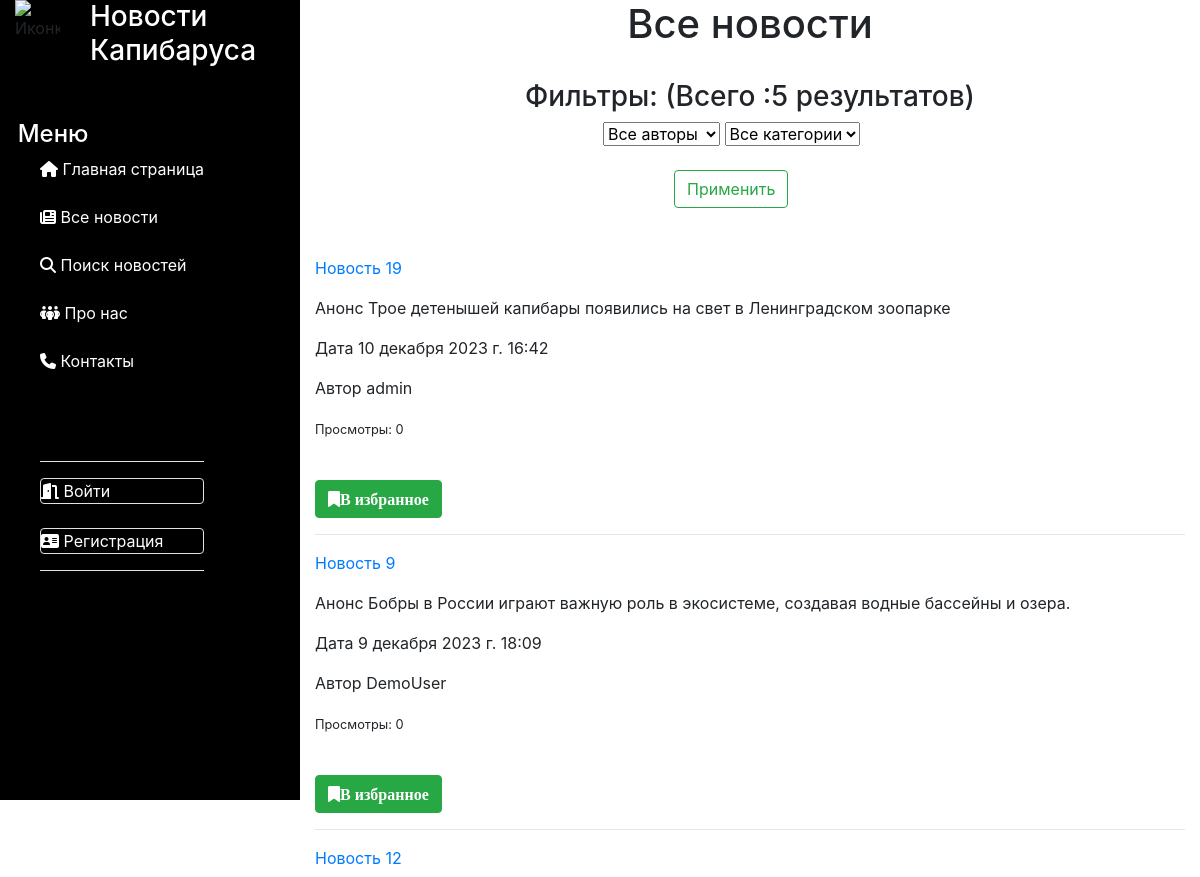
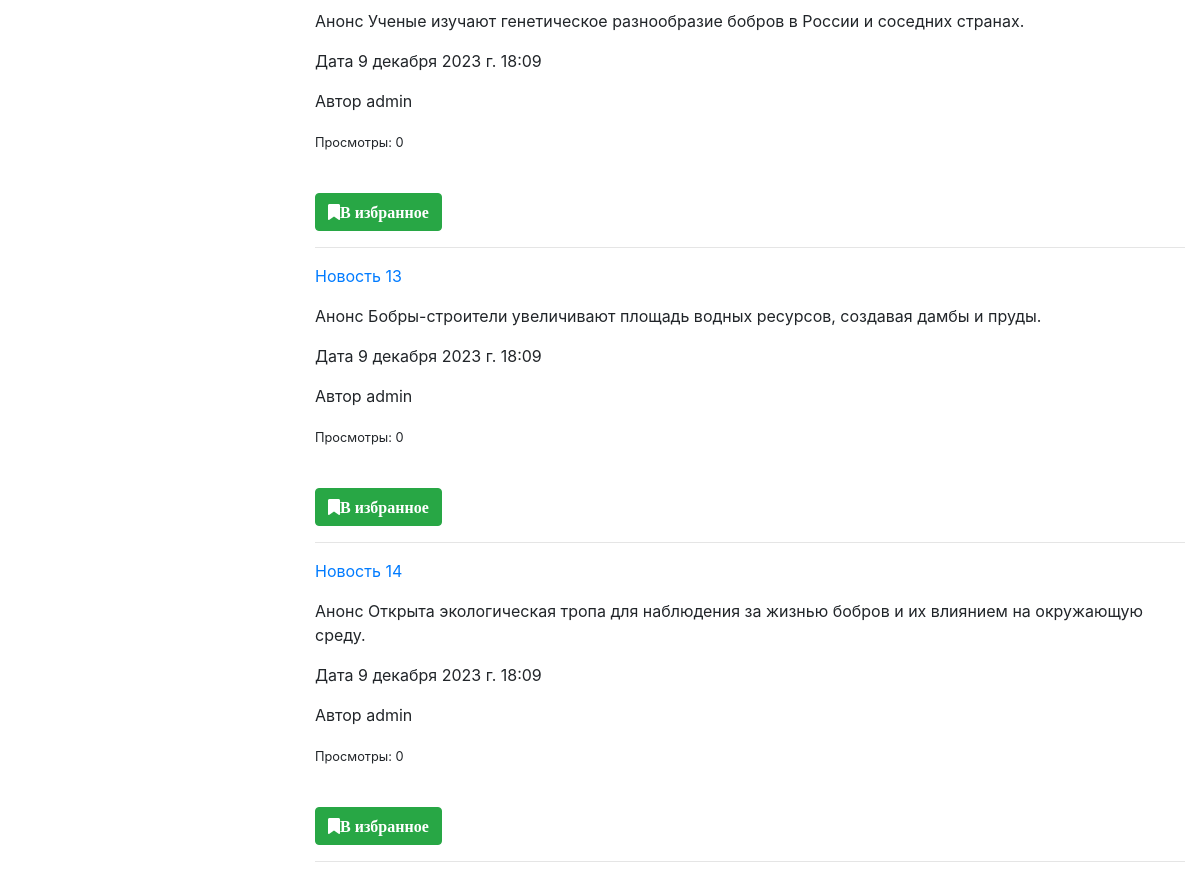
The page /news/ on the database as committed earlier (2 pictures, top to bottom).
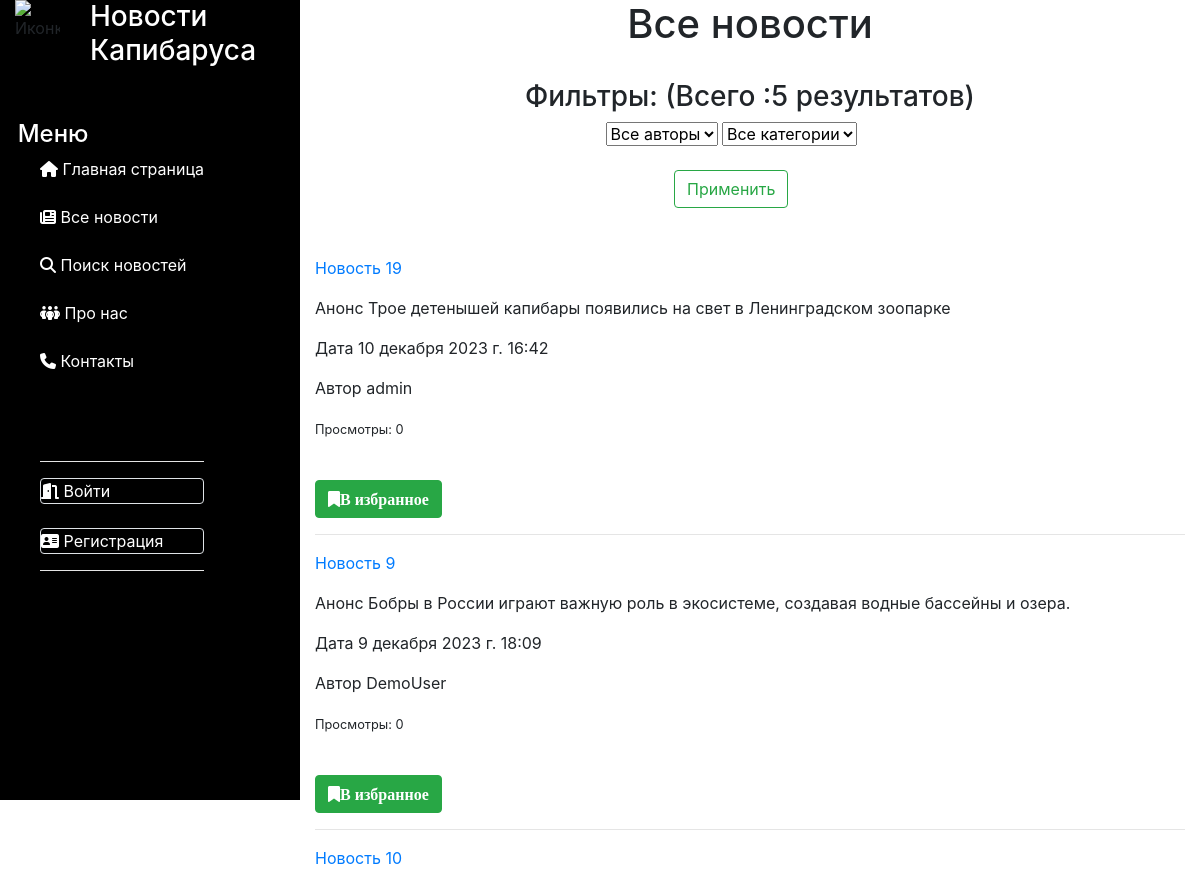
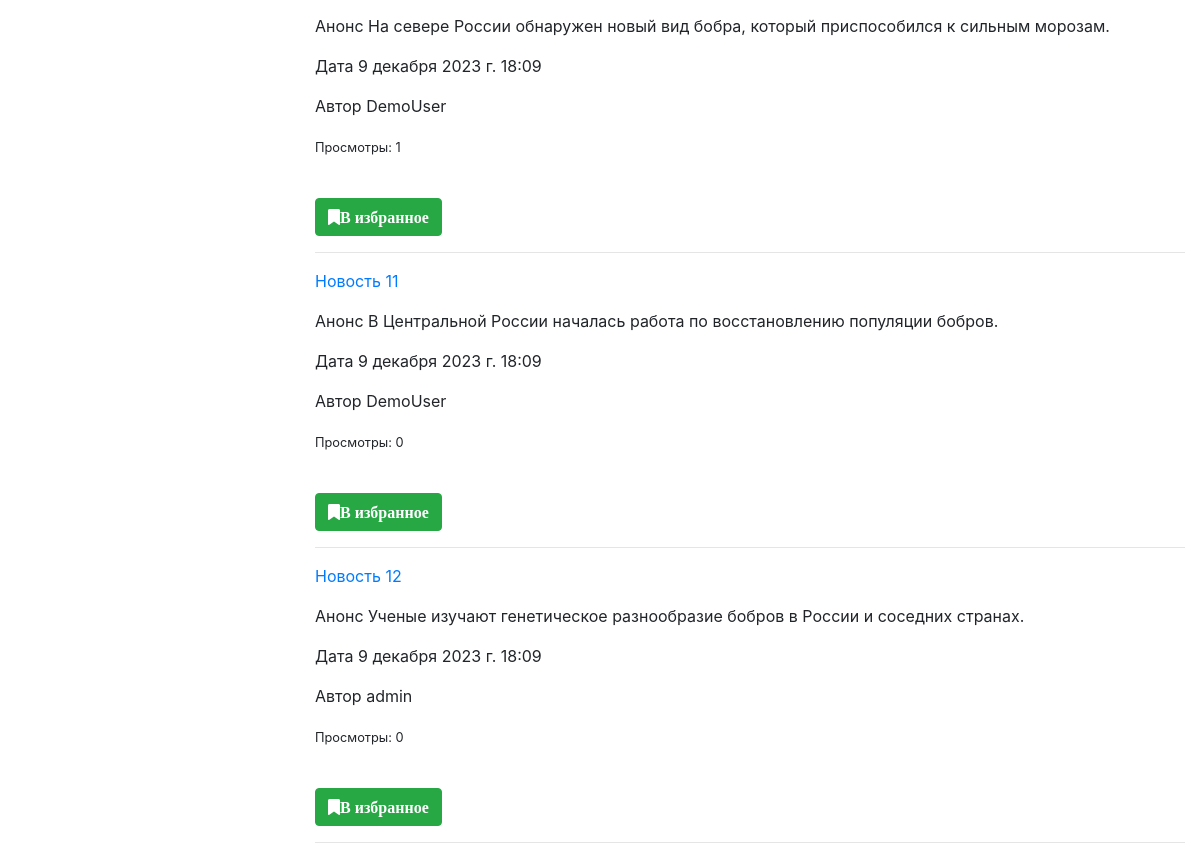
The same page on the database as committed later (2 pictures, top to bottom).
### news/models.py (models this page shows, shortened)
class Article(models.Model):
    categories = (('E', 'Economics'),
                  ('S', 'Science'),
                  ('IT', 'IT'))
    author = models.ForeignKey(User, on_delete=models.SET_NULL, null=True)
    title = models.CharField('Название', max_length=50, default='')
    anouncement = models.TextField('Аннотация', max_length=250)
    text = models.TextField('Текст новости', validators=[MinLengthValidator(120)])
    date = models.DateTimeField('Дата публикации', auto_created=True, default=datetime.datetime.now())
    category = models.CharField(choices=categories, max_length=20, verbose_name='Категории')
    tags = models.ManyToManyField(to=Tag, blank=True)
    def __str__(self):
        return f'Новость: {self.title} от {self.date}'
    def get_absolute_url(self):
        return f'/news/{self.id}'
    def get_views(self):
        return self.views.count()
    class Meta:
        ordering = ['title', 'date']
        verbose_name = 'Новость'
        verbose_name_plural = 'Новости'

### news/views.py (the view)
# urls.py: path('', views.news_list, name='news_list'),
def news_list(request):
    categories = Article.categories  # создали перечень категорий
    author_list = User.objects.all()  # создали перечень авторов
    if request.method == "POST":
        selected_author = int(request.POST.get('author_filter'))
        selected_category = int(request.POST.get('category_filter'))
        request.session['selected_author'] = selected_author
        request.session['selected_category'] = selected_category
        if selected_author == 0:  # выбраны все авторы
            news = Article.objects.all().order_by('-date')
        else:
            news = Article.objects.filter(author=selected_author)
        if selected_category != 0:  # фильтруем найденные по авторам результаты по категориям
            news = news.filter(category__icontains=categories[selected_category - 1][0])
    else:  # если страница открывется
        selected_author = request.session.get('selected_author')
        print(selected_author)
        if selected_author != None and selected_author != 0:  # если не пустое - находим нужные новости
            news = Article.objects.filter(author=selected_author)
        else:
            news = Article.objects.all().order_by('-date')
        selected_category = request.session.get('selected_category')
        print(selected_category)
        if selected_category != None and selected_category != 0:  # если не пустое - находим нужные ноновсти
            news = news.filter(category__icontains=categories[selected_category - 1][0])
    print(news)
    total = len(news)
    p = Paginator(news, 5)
    page_number = request.GET.get('page')
    page_obj = p.get_page(page_number)
    context = {'news': page_obj, 'author_list': author_list, 'selected_author': selected_author,
               'categories': categories, 'selected_category': selected_category, 'total': total}
    return render(request, 'news/news_list.html', context)

### news/templates/news/news_list.html (shortened to what this page needs)
{% extends 'main/SideBar.html' %}
{% load static %}
{% block content %}
<h1 class="text-center">Все новости</h1>
<br>
<div class="text-center">
    <label><h3> Фильтры: (Всего :{{ news|length }} результатов) </h3>
        <form method="post">
            <div class="form-group col-11">
                <select class="form-select" name="author_filter">
                    <option value="0">Все авторы</option>
                </select>
                <select class="form-select" name="category_filter">
                    <option value="0">Все категории</option>
                </select>
                <br>
                <br>
                <input type="submit" class="btn btn-outline-success" value="Применить">
            </div>
        </form>
    </label>
</div>
<br>
{% for n in news %}
<div>
    <p><a href="{{n.get_absolute_url}}">{{ n.title }} </a></p>
    <p> Анонс {{ n.anouncement }}</p>
    <p> Дата {{ n.date }}</p>
    <p> Автор {{ n.author.username }}</p>
    <p><small>Просмотры: {{ n.get_views }}</small></p>
    <br>
    <a class="btn btn-success" href="{% url 'favorites' n.pk %}"><i class="fa fa-bookmark">В избранное</i></a>
    <br>
    <hr>
</div>
{% endfor %}
{% endblock content %}

Rows that differ between the two databases and show on the page:
no longer on this page (row edited): Article: title "Новость 13", anouncement "Бобры-строители увеличивают площадь водных ресурсов, создавая дамбы и пруды.", date "9 декабря 2023 г. 18:09", author.username "admin", get_views "0"
no longer on this page (row edited): Article: title "Новость 14", anouncement "Открыта экологическая тропа для наблюдения за жизнью бобров и их влиянием на окружающую среду.", date "9 декабря 2023 г. 18:09", author.username "admin", get_views "0"
now on this page (row unchanged): Article: title "Новость 10", anouncement "На севере России обнаружен новый вид бобра, который приспособился к сильным морозам.", date "9 декабря 2023 г. 18:09", author.username "DemoUser", get_views "1"
now on this page (row unchanged): Article: title "Новость 11", anouncement "В Центральной России началась работа по восстановлению популяции бобров.", date "9 декабря 2023 г. 18:09", author.username "DemoUser", get_views "0"
